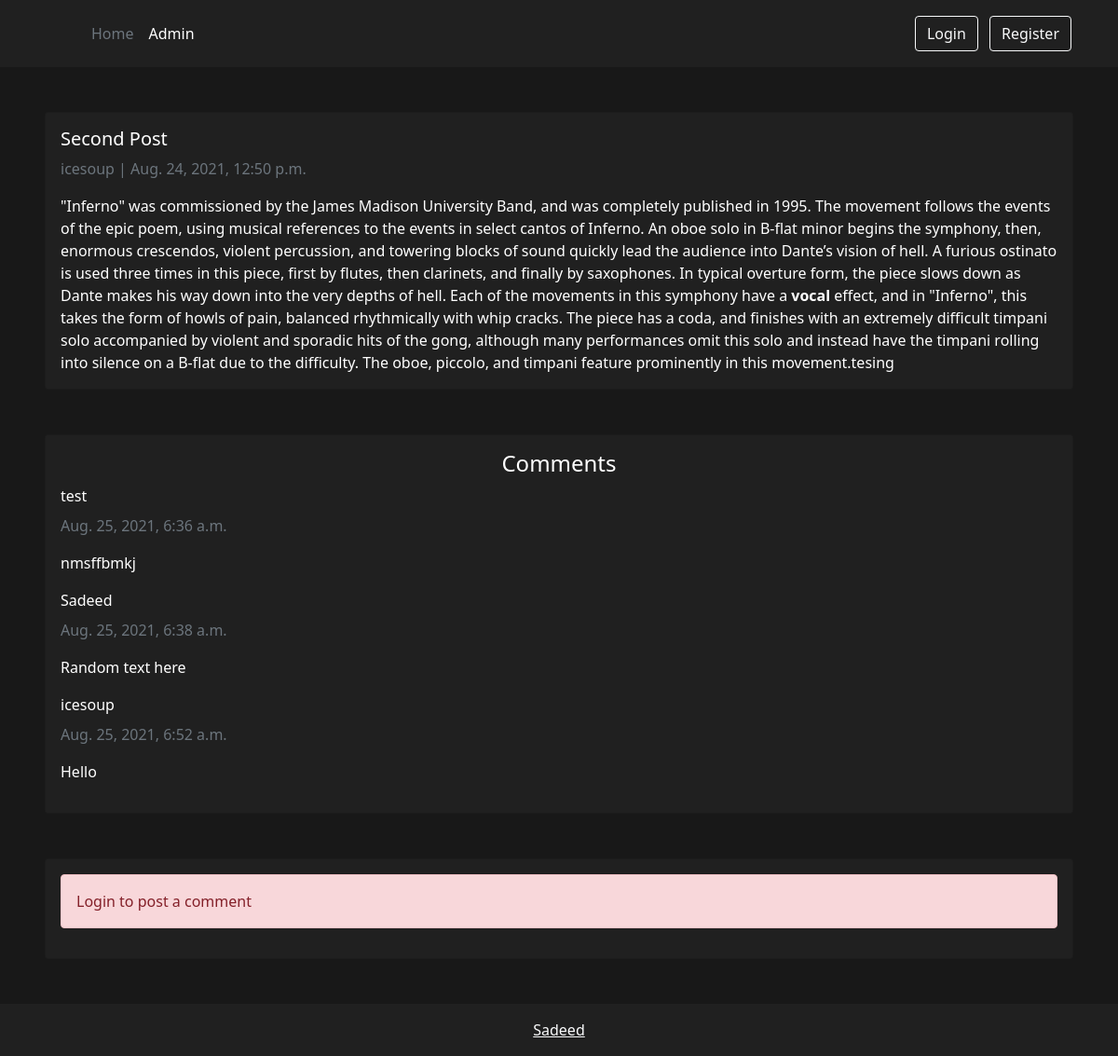
The app's page /second-post/ with its own data.
### blog/models.py (models this page shows, shortened)
class Post(models.Model):
    title = models.CharField(max_length=200, unique=True)
    slug = models.SlugField(max_length=200, unique=True)
    author = models.ForeignKey(User, on_delete= models.CASCADE,related_name='blog_posts')
    updatedOn = models.DateTimeField(auto_now= True)
    content = models.TextField()
    createdOn = models.DateTimeField(auto_now_add=True)
    status = models.IntegerField(choices=STATUS, default=1)
    class Meta:
        ordering = ['-createdOn']

class Comment(models.Model):
    post = models.ForeignKey(Post,on_delete=models.CASCADE,related_name='comments')
    name = models.CharField(max_length=80)
    body = models.TextField()
    createdOn = models.DateTimeField(auto_now_add=True)
    active = models.BooleanField(default=False)
    class Meta:
        ordering = ['createdOn']

### blog/views.py (the view, shortened to what this page needs)
# urls.py: path('<slug:slug>/', views.PostDetail.as_view(), name='post_detail'),
class PostDetail(generic.DetailView):
    def get(self, request, slug):
        template_name = 'blog/post_detail.html'
        post = get_object_or_404(Post, slug=slug)
        comments = post.comments.filter(active=True)
        comment_form = CommentForm(initial={'name':request.user})
        return render(request, template_name, {'post': post,
                                               'comments': comments,
                                               'comment_form': comment_form})

### blog/templates/blog/post_detail.html (shortened to what this page needs)
{% extends 'base.html' %}
{% load crispy_forms_tags %}
{% block content %}
<div class="card m-5" style="background-color: #202020; color: #FFFFFF;">
    <div class="card-body">
      <h5 class="card-title">{{ post.title }}</h5>
      <p class=" text-muted">{{ post.author }} | {{ post.createdOn }}</p>
      <p class="card-text ">{{ post.content | safe }}</p>
    </div>
</div>
<div class="card m-5" style="background-color: #202020; color: #FFFFFF;">
  <div class="card-body">
    <h4 class="card-title text-center">Comments</h4>
    {% for comment in comments %}
    <p class="card-title">{{ comment.name }}</p>
    <p class=" text-muted">{{ comment.createdOn }}</p>
    <p class="card-text">{{ comment.body | linebreaks }}</p>
    {% endfor %}
  </div>
</div>
<div class="card m-5" style="background-color: #202020; color: #FFFFFF;">
  <div class="card-body">
    {% if user.is_authenticated %}
      {% if new_comment %}
      <div class="alert alert-success" role="alert">
        Your comment is awaiting moderation
      </div>
      {% else %}
      <h5 class="card-title">Leave Comment</h5>
      <form method="post" style="margin-top: 1.3em;">
        {{ comment_form | crispy }}
        {% csrf_token %}
        <br>
        <button type="submit" class="btn btn-outline-light">Submit</button>
      </form>
      {% endif %}
    {% else %}
    <div class="alert alert-danger" role="alert">
      Login to post a comment
    </div>
    {% endif %}
  </div>
</div>
{% endblock content %}

### templates/snippets/base_css.html (style rules this page uses)
body { background-color: #181818; }
:root { --main-background-color: #181818; --dark-background-color: #202020; --secondary-text-color: #AAAAAA; --light-primary-text-color: #FFFFFF; }

### records on screen
Post: title "Second Post", author "icesoup", createdOn "Aug. 24, 2021, 12:50 p.m.", content "\"Inferno\" was commissioned by the James Madison University Band, and was completely published in 1995. The movement follows the events of the epic poem, using musical references to the events in select cantos of Inferno. An oboe solo in B-flat minor begins the symphony, then, enormous crescendos, violent percussion, and towering blocks of sound quickly lead the audience into Dante’s vision of hell. A furious ostinato is used three times in this piece, first by flutes, then clarinets, and finally by saxophones. In typical overture form, the piece slows down as Dante makes his way down into the very depths of hell. Each of the movements in this symphony have a vocal effect, and in \"Inferno\",…"
Comment: name "test", createdOn "Aug. 25, 2021, 6:36 a.m.", body "nmsffbmkj"
Comment: name "Sadeed", createdOn "Aug. 25, 2021, 6:38 a.m.", body "Random text here"
Comment: name "icesoup", createdOn "Aug. 25, 2021, 6:52 a.m.", body "Hello"
